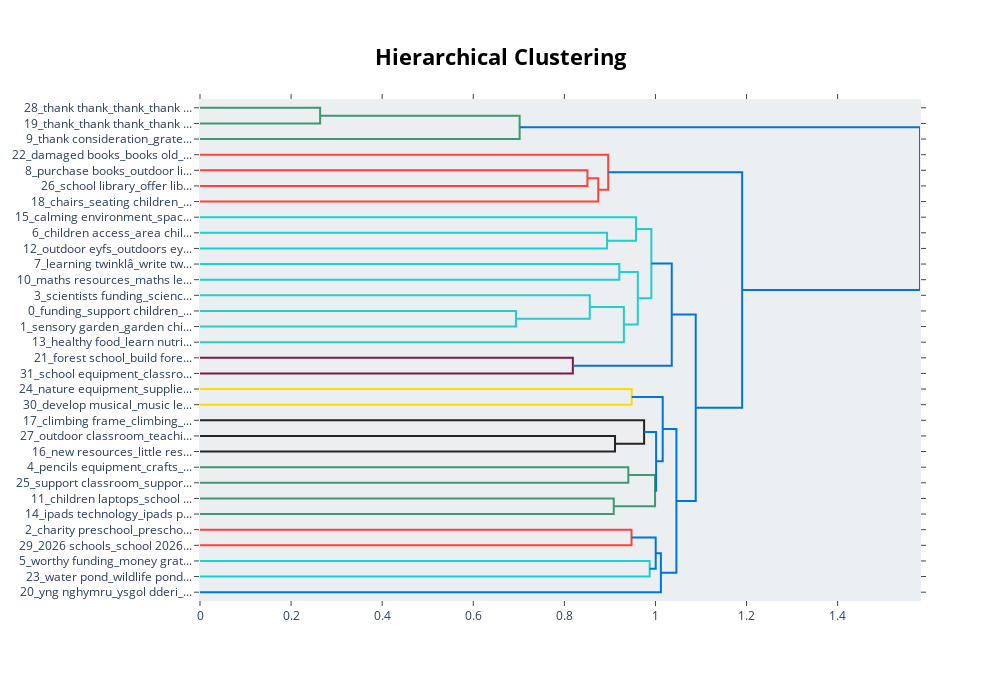

This figure's notebook cell:
### Code cell
topic_model.visualize_hierarchy()

### Figure 1 — Plotly figure (JSON) as saved in the notebook; plotly's stock layout.template omitted (floating-point values rounded to 4 significant figures)
{"data": [{"hoverinfo": "text", "marker": {"color": "rgb(61,153,112)"}, "mode": "lines", "type": "scatter", "x": [0.0, 0.2638, 0.2638, 0.0], "xaxis": "x", "y": [-5.0, -5.0, -15.0, -15.0], "yaxis": "y"}, {"hoverinfo": "text", "marker": {"color": "rgb(61,153,112)"}, "mode": "lines", "type": "scatter", "x": [0.2638, 0.7018, 0.7018, 0.0], "xaxis": "x", "y": [-10.0, -10.0, -25.0, -25.0], "yaxis": "y"}, {"hoverinfo": "text", "marker": {"color": "rgb(255,65,54)"}, "mode": "lines", "type": "scatter", "x": [0.0, 0.8506, 0.8506, 0.0], "xaxis": "x", "y": [-45.0, -45.0, -55.0, -55.0], "yaxis": "y"}, {"hoverinfo": "text", "marker": {"color": "rgb(255,65,54)"}, "mode": "lines", "type": "scatter", "x": [0.8506, 0.8744, 0.8744, 0.0], "xaxis": "x", "y": [-50.0, -50.0, -65.0, -65.0], "yaxis": "y"}, {"hoverinfo": "text", "marker": {"color": "rgb(255,65,54)"}, "mode": "lines", "type": "scatter", "x": [0.0, 0.8962, 0.8962, 0.8744], "xaxis": "x", "y": [-35.0, -35.0, -57.5, -57.5], "yaxis": "y"}, {"hoverinfo": "text", "marker": {"color": "rgb(35,205,205)"}, "mode": "lines", "type": "scatter", "x": [0.0, 0.8937, 0.8937, 0.0], "xaxis": "x", "y": [-85.0, -85.0, -95.0, -95.0], "yaxis": "y"}, {"hoverinfo": "text", "marker": {"color": "rgb(35,205,205)"}, "mode": "lines", "type": "scatter", "x": [0.0, 0.9572, 0.9572, 0.8937], "xaxis": "x", "y": [-75.0, -75.0, -90.0, -90.0], "yaxis": "y"}, {"hoverinfo": "text", "marker": {"color": "rgb(35,205,205)"}, "mode": "lines", "type": "scatter", "x": [0.0, 0.9207, 0.9207, 0.0], "xaxis": "x", "y": [-105.0, -105.0, -115.0, -115.0], "yaxis": "y"}, {"hoverinfo": "text", "marker": {"color": "rgb(35,205,205)"}, "mode": "lines", "type": "scatter", "x": [0.0, 0.6938, 0.6938, 0.0], "xaxis": "x", "y": [-135.0, -135.0, -145.0, -145.0], "yaxis": "y"}, {"hoverinfo": "text", "marker": {"color": "rgb(35,205,205)"}, "mode": "lines", "type": "scatter", "x": [0.0, 0.8558, 0.8558, 0.6938], "xaxis": "x", "y": [-125.0, -125.0, -140.0, -140.0], "yaxis": "y"}, {"hoverinfo": "text", "marker": {"color": "rgb(35,205,205)"}, "mode": "lines", "type": "scatter", "x": [0.8558, 0.9307, 0.9307, 0.0], "xaxis": "x", "y": [-132.5, -132.5, -155.0, -155.0], "yaxis": "y"}, {"hoverinfo": "text", "marker": {"color": "rgb(35,205,205)"}, "mode": "lines", "type": "scatter", "x": [0.9207, 0.9612, 0.9612, 0.9307], "xaxis": "x", "y": [-110.0, -110.0, -143.8, -143.8], "yaxis": "y"}, {"hoverinfo": "text", "marker": {"color": "rgb(35,205,205)"}, "mode": "lines", "type": "scatter", "x": [0.9572, 0.9909, 0.9909, 0.9612], "xaxis": "x", "y": [-82.5, -82.5, -126.9, -126.9], "yaxis": "y"}, {"hoverinfo": "text", "marker": {"color": "rgb(133,20,75)"}, "mode": "lines", "type": "scatter", "x": [0.0, 0.8186, 0.8186, 0.0], "xaxis": "x", "y": [-165.0, -165.0, -175.0, -175.0], "yaxis": "y"}, {"hoverinfo": "text", "marker": {"color": "rgb(0,116,217)"}, "mode": "lines", "type": "scatter", "x": [0.9909, 1.036, 1.036, 0.8186], "xaxis": "x", "y": [-104.7, -104.7, -170.0, -170.0], "yaxis": "y"}, {"hoverinfo": "text", "marker": {"color": "rgb(255,220,0)"}, "mode": "lines", "type": "scatter", "x": [0.0, 0.9478, 0.9478, 0.0], "xaxis": "x", "y": [-185.0, -185.0, -195.0, -195.0], "yaxis": "y"}, {"hoverinfo": "text", "marker": {"color": "rgb(40,35,35)"}, "mode": "lines", "type": "scatter", "x": [0.0, 0.9112, 0.9112, 0.0], "xaxis": "x", "y": [-215.0, -215.0, -225.0, -225.0], "yaxis": "y"}, {"hoverinfo": "text", "marker": {"color": "rgb(40,35,35)"}, "mode": "lines", "type": "scatter", "x": [0.0, 0.9751, 0.9751, 0.9112], "xaxis": "x", "y": [-205.0, -205.0, -220.0, -220.0], "yaxis": "y"}, {"hoverinfo": "text", "marker": {"color": "rgb(61,153,112)"}, "mode": "lines", "type": "scatter", "x": [0.0, 0.9404, 0.9404, 0.0], "xaxis": "x", "y": [-235.0, -235.0, -245.0, -245.0], "yaxis": "y"}, {"hoverinfo": "text", "marker": {"color": "rgb(61,153,112)"}, "mode": "lines", "type": "scatter", "x": [0.0, 0.9084, 0.9084, 0.0], "xaxis": "x", "y": [-255.0, -255.0, -265.0, -265.0], "yaxis": "y"}, {"hoverinfo": "text", "marker": {"color": "rgb(61,153,112)"}, "mode": "lines", "type": "scatter", "x": [0.9404, 0.9991, 0.9991, 0.9084], "xaxis": "x", "y": [-240.0, -240.0, -260.0, -260.0], "yaxis": "y"}, {"hoverinfo": "text", "marker": {"color": "rgb(0,116,217)"}, "mode": "lines", "type": "scatter", "x": [0.9751, 1.001, 1.001, 0.9991], "xaxis": "x", "y": [-212.5, -212.5, -250.0, -250.0], "yaxis": "y"}, {"hoverinfo": "text", "marker": {"color": "rgb(0,116,217)"}, "mode": "lines", "type": "scatter", "x": [0.9478, 1.016, 1.016, 1.001], "xaxis": "x", "y": [-190.0, -190.0, -231.2, -231.2], "yaxis": "y"}, {"hoverinfo": "text", "marker": {"color": "rgb(255,65,54)"}, "mode": "lines", "type": "scatter", "x": [0.0, 0.9474, 0.9474, 0.0], "xaxis": "x", "y": [-275.0, -275.0, -285.0, -285.0], "yaxis": "y"}, {"hoverinfo": "text", "marker": {"color": "rgb(35,205,205)"}, "mode": "lines", "type": "scatter", "x": [0.0, 0.9873, 0.9873, 0.0], "xaxis": "x", "y": [-295.0, -295.0, -305.0, -305.0], "yaxis": "y"}, {"hoverinfo": "text", "marker": {"color": "rgb(0,116,217)"}, "mode": "lines", "type": "scatter", "x": [0.9474, 1.001, 1.001, 0.9873], "xaxis": "x", "y": [-280.0, -280.0, -300.0, -300.0], "yaxis": "y"}, {"hoverinfo": "text", "marker": {"color": "rgb(0,116,217)"}, "mode": "lines", "type": "scatter", "x": [1.001, 1.012, 1.012, 0.0], "xaxis": "x", "y": [-290.0, -290.0, -315.0, -315.0], "yaxis": "y"}, {"hoverinfo": "text", "marker": {"color": "rgb(0,116,217)"}, "mode": "lines", "type": "scatter", "x": [1.016, 1.046, 1.046, 1.012], "xaxis": "x", "y": [-210.6, -210.6, -302.5, -302.5], "yaxis": "y"}, {"hoverinfo": "text", "marker": {"color": "rgb(0,116,217)"}, "mode": "lines", "type": "scatter", "x": [1.036, 1.088, 1.088, 1.046], "xaxis": "x", "y": [-137.3, -137.3, -256.6, -256.6], "yaxis": "y"}, {"hoverinfo": "text", "marker": {"color": "rgb(0,116,217)"}, "mode": "lines", "type": "scatter", "x": [0.8962, 1.19, 1.19, 1.088], "xaxis": "x", "y": [-46.25, -46.25, -197.0, -197.0], "yaxis": "y"}, {"hoverinfo": "text", "marker": {"color": "rgb(0,116,217)"}, "mode": "lines", "type": "scatter", "x": [0.7018, 1.581, 1.581, 1.19], "xaxis": "x", "y": [-17.5, -17.5, -121.6, -121.6], "yaxis": "y"}], "layout": {"autosize": false, "height": 680, "hoverlabel": {"bgcolor": "white", "font": {"family": "Rockwell", "size": 16}}, "hovermode": "closest", "plot_bgcolor": "#ECEFF1", "showlegend": false, "title": {"font": {"color": "Black", "size": 22}, "text": "<b>Hierarchical Clustering</b>", "x": 0.5, "xanchor": "center", "yanchor": "top"}, "width": 1000, "xaxis": {"mirror": "allticks", "rangemode": "tozero", "showgrid": false, "showline": true, "showticklabels": true, "ticks": "outside", "type": "linear", "zeroline": false}, "yaxis": {"mirror": "allticks", "range": [-320, 0], "rangemode": "tozero", "showgrid": false, "showline": true, "showticklabels": true, "tickmode": "array", "ticks": "outside", "ticktext": ["28_thank thank_thank_thank ...", "19_thank_thank thank_thank ...", "9_thank consideration_grate...", "22_damaged books_books old_...", "8_purchase books_outdoor li...", "26_school library_offer lib...", "18_chairs_seating children_...", "15_calming environment_spac...", "6_children access_area chil...", "12_outdoor eyfs_outdoors ey...", "7_learning twinklâ_write tw...", "10_maths resources_maths le...", "3_scientists funding_scienc...", "0_funding_support children_...", "1_sensory garden_garden chi...", "13_healthy food_learn nutri...", "21_forest school_build fore...", "31_school equipment_classro...", "24_nature equipment_supplie...", "30_develop musical_music le...", "17_climbing frame_climbing_...", "27_outdoor classroom_teachi...", "16_new resources_little res...", "4_pencils equipment_crafts_...", "25_support classroom_suppor...", "11_children laptops_school ...", "14_ipads technology_ipads p...", "2_charity preschool_prescho...", "29_2026 schools_school 2026...", "5_worthy funding_money grat...", "23_water pond_wildlife pond...", "20_yng nghymru_ysgol dderi_..."], "tickvals": [-5, -15, -25, -35, -45, -55, -65, -75, -85, -95, -105, -115, -125, -135, -145, -155, -165, -175, -185, -195, -205, -215, -225, -235, -245, -255, -265, -275, -285, -295, -305, -315], "type": "linear", "zeroline": false}}}
